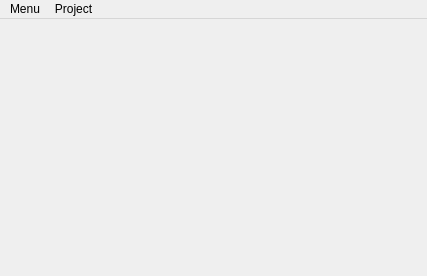
<?xml version="1.0" encoding="UTF-8"?>
<ui version="4.0">
 <class>MainWindow</class>
 <widget class="QMainWindow" name="MainWindow">
  <property name="windowModality">
   <enum>Qt::ApplicationModal</enum>
  </property>
  <property name="geometry">
   <rect>
    <x>0</x>
    <y>0</y>
    <width>427</width>
    <height>276</height>
   </rect>
  </property>
  <property name="minimumSize">
   <size>
    <width>427</width>
    <height>276</height>
   </size>
  </property>
  <property name="windowTitle">
   <string>TACTIC handler</string>
  </property>
  <property name="styleSheet">
   <string notr="true">QTreeView {
    show-decoration-selected: 1;
}
QTreeView::item {
	border-style: outset;
	border-width: 1px;
	border-color:  rgba(75, 75, 75, 75);
	border-radius: 1px;
	padding: 0px;
	background: qlineargradient(x1: 0, y1: 0, x2: 0, y2: 1, stop: 0 rgba(175, 175, 175, 25), stop: 1 rgba(175, 175, 175, 0));
}

QTreeView::item:hover {
    background: qlineargradient(x1: 0, y1: 0, x2: 0, y2: 1, stop: 0 rgba(175, 175, 175, 50), stop: 1 rgba(175, 175, 175, 0));
    border: 1px solid rgba(128, 128, 128, 75);
}
QTreeView::item:selected {
    border: 1px solid transparent;
}
QTreeView::item:selected:active{
	background: qlineargradient(spread:pad, x1:0, y1:0, x2:1, y2:0, stop:0 rgba(82, 133, 166, 255), stop:1 rgba(0, 0, 0, 0));
    border: 1px solid transparent;
}
QTreeView::item:selected:!active {
	background: qlineargradient(spread:pad, x1:0, y1:0, x2:1, y2:0, stop:0 rgba(82, 133, 166, 255), stop:1 rgba(0, 0, 0, 0));
    border: 1px solid transparent;
}
QTreeView::item:selected{
    selection-background-color: transparent;
    border: 1px solid transparent;
}
QDockWidget::title{
	padding: 0px;
}
QDockWidget::close-button, QDockWidget::float-button {
	padding: 0px;
}

QTabWidget::pane {
    border: 0px;
}
QTabBar::tab {
    background: transparent;
    border: 2px solid transparent;
    border-top-right-radius: 0px;
    border-top-left-radius: 0px;
    border-bottom-right-radius: 3px;
    border-bottom-left-radius: 3px;
    padding: 4px;
}
QTabBar::tab:selected, QTabBar::tab:hover {
    background: qlineargradient(x1: 0, y1: 0, x2: 0, y2: 1, stop: 0 rgba(255, 255, 255, 32), stop: 1 rgba(255, 255, 255, 48));
}
QTabBar::tab:selected {
    border-color: transparent;
}
QTabBar::tab:!selected {
    margin-top: 0px;
}
QGroupBox {
	background: qlineargradient(x1: 0, y1: 0, x2: 0, y2: 1, stop: 0 rgba(175, 175, 175, 16), stop: 1 rgba(0, 0, 0, 0));
	border: 0px;
    border-radius: 4px;
    padding: 0px 8px;
}

QGroupBox::title {
    subcontrol-origin: margin;
    subcontrol-position: left top; 
    padding: 2 6px;
	background-color: transparent;
    border-bottom: 2px solid qlineargradient(spread:pad, x1:0, y1:0, x2:1, y2:0, stop:0 rgba(128, 128, 128, 64), stop:1 rgba(128, 128,128, 0));
}
</string>
  </property>
  <property name="locale">
   <locale language="English" country="UnitedStates"/>
  </property>
  <property name="windowFilePath">
   <string notr="true"/>
  </property>
  <property name="dockNestingEnabled">
   <bool>true</bool>
  </property>
  <property name="dockOptions">
   <set>QMainWindow::AllowNestedDocks|QMainWindow::AllowTabbedDocks|QMainWindow::AnimatedDocks</set>
  </property>
  <widget class="QWidget" name="mainwidget"/>
  <widget class="QMenuBar" name="menubar">
   <property name="geometry">
    <rect>
     <x>0</x>
     <y>0</y>
     <width>427</width>
     <height>24</height>
    </rect>
   </property>
   <widget class="QMenu" name="menuConfig">
    <property name="title">
     <string>Menu</string>
    </property>
    <addaction name="actionConfiguration"/>
    <addaction name="actionApply_to_all_Tabs"/>
    <addaction name="actionDock_undock"/>
    <addaction name="separator"/>
    <addaction name="actionServerside_Script"/>
    <addaction name="actionDebug_Log"/>
    <addaction name="separator"/>
    <addaction name="actionUpdate"/>
    <addaction name="separator"/>
    <addaction name="separator"/>
    <addaction name="actionExit"/>
   </widget>
   <widget class="QMenu" name="menuProject">
    <property name="tearOffEnabled">
     <bool>true</bool>
    </property>
    <property name="title">
     <string>Project</string>
    </property>
   </widget>
   <addaction name="menuConfig"/>
   <addaction name="menuProject"/>
  </widget>
  <action name="actionConfiguration">
   <property name="text">
    <string>Configuration</string>
   </property>
  </action>
  <action name="actionUpdate">
   <property name="text">
    <string>Update</string>
   </property>
  </action>
  <action name="actionExit">
   <property name="text">
    <string>Exit</string>
   </property>
  </action>
  <action name="actionApply_to_all_Tabs">
   <property name="text">
    <string>Current view to All Tabs</string>
   </property>
  </action>
  <action name="actionServerside_Script">
   <property name="text">
    <string>Serverside Script</string>
   </property>
  </action>
  <action name="actionDock_undock">
   <property name="text">
    <string>Dock/undock</string>
   </property>
  </action>
  <action name="actionDebug_Log">
   <property name="text">
    <string>Debug Log</string>
   </property>
  </action>
 </widget>
 <resources/>
 <connections/>
</ui>
